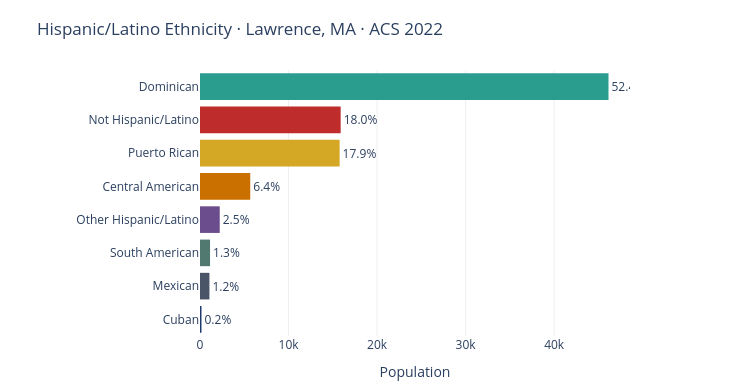

The notebook cell saved with this chart:
### Markdown cell above
## 5. Hispanic / Latino Origin

Lawrence is one of the most Hispanic cities in Massachusetts (~82 % of residents).
This chart breaks that population down by specific origin.

### Code cell
HISP_VARS = {
    "B03001_005E": "Puerto Rican",
    "B03001_007E": "Dominican",
    "B03001_008E": "Central American",
    "B03001_004E": "Mexican",
    "B03001_016E": "South American",
    "B03001_006E": "Cuban",
    "B03001_027E": "Other Hispanic/Latino",
    "B03001_002E": "Not Hispanic/Latino",
}
HISP_COLORS = ["#2A9D8F","#BE2D2C","#D4A724","#CA7000","#6B4C8C","#52796F","#4A5568","#1B3A6B"]

total_h = city["B03001_001E"]
data_h = sorted(
    [(lbl, city[code]) for code, lbl in HISP_VARS.items()],
    key=lambda x: x[1], reverse=True,
)
labels_h, vals_h = zip(*data_h)
pcts_h = [v / total_h * 100 for v in vals_h]

fig = go.Figure(go.Bar(
    y=list(labels_h), x=list(vals_h), orientation="h",
    marker_color=HISP_COLORS[:len(labels_h)], marker_line_width=0,
    text=[f"{p:.1f}%" for p in pcts_h], textposition="outside",
    hovertemplate="<b>%{y}</b><br>%{x:,}  (%{text})<extra></extra>",
))
fig.update_layout(
    title="Hispanic/Latino Ethnicity · Lawrence, MA · ACS 2022",
    xaxis=dict(title="Population", gridcolor="#efefef"),
    yaxis=dict(autorange="reversed"),
    plot_bgcolor="white", paper_bgcolor="white",
    height=390, width=740,
    margin=dict(l=200, r=110, t=70, b=50),
)
fig.show()

print(f"Total Hispanic/Latino: {city['B03001_003E']:,.0f}"
      f"  ({city['B03001_003E']/total_h*100:.1f}% of population)")

### Figure 1 — Plotly figure (JSON) as saved in the notebook; plotly's stock layout.template omitted (floating-point values rounded to 4 significant figures)
{"data": [{"hovertemplate": "<b>%{y}</b><br>%{x:,}  (%{text})<extra></extra>", "marker": {"color": ["#2A9D8F", "#BE2D2C", "#D4A724", "#CA7000", "#6B4C8C", "#52796F", "#4A5568", "#1B3A6B"], "line": {"width": 0}}, "orientation": "h", "text": ["52.4%", "18.0%", "17.9%", "6.4%", "2.5%", "1.3%", "1.2%", "0.2%"], "textposition": "outside", "type": "bar", "x": [46138, 15888, 15769, 5677, 2228, 1135, 1065, 167], "y": ["Dominican", "Not Hispanic/Latino", "Puerto Rican", "Central American", "Other Hispanic/Latino", "South American", "Mexican", "Cuban"]}], "layout": {"height": 390, "margin": {"b": 50, "l": 200, "r": 110, "t": 70}, "paper_bgcolor": "white", "plot_bgcolor": "white", "title": {"text": "Hispanic/Latino Ethnicity · Lawrence, MA · ACS 2022"}, "width": 740, "xaxis": {"gridcolor": "#efefef", "title": {"text": "Population"}}, "yaxis": {"autorange": "reversed"}}}
